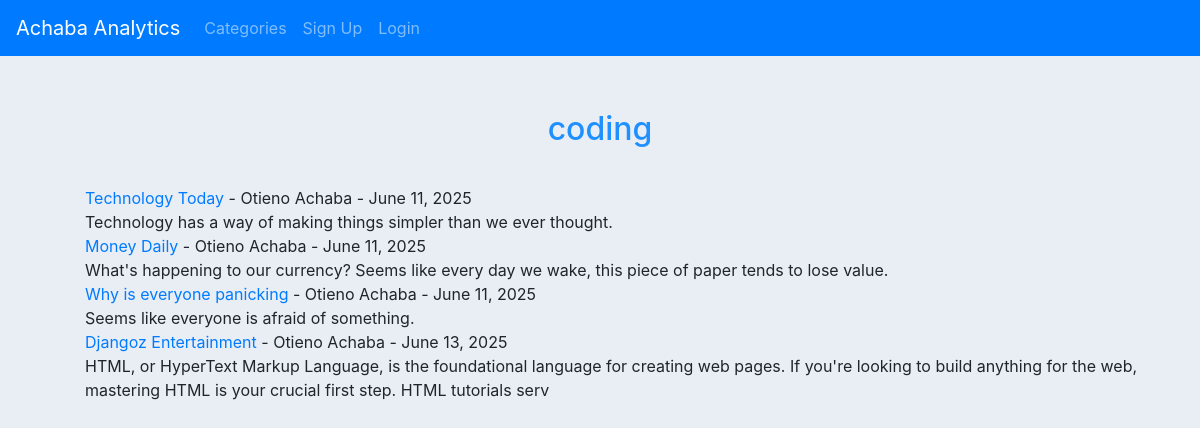
/category/coding/, run on the app's committed database.
### blog_website/models.py (models this page shows, shortened)
class Post(models.Model):
    title = models.CharField(max_length=255)
    header_image = models.ImageField(null=True, blank=True, upload_to='images/')
    title_tag = models.CharField(max_length=255)
    author = models.ForeignKey(User, on_delete=models.CASCADE)
    body = RichTextField(blank=True, null=True)
    category = models.CharField(max_length=255, default='coding')
    pub_date = models.DateField(auto_now_add=True)
    snippet = models.CharField(max_length=255, default='')
    likes = models.ManyToManyField(User, related_name='blog_posts')

### blog_website/views.py (the view)
# urls.py: path('category/<str:cats>/', CategoryView, name='category'),
def CategoryView(request, cats):
    category_posts = Post.objects.filter(category=cats.replace('-', ' '))
    return render(request, 'categories.html', {'cats':cats, 'category_posts':category_posts})

### blog_website/templates/categories.html (shortened to what this page needs)
{%extends 'base.html'%}
{%block content%}
<br>
{%if category_posts%}
<h2>{{cats}}</h2>
<ul>
{%for post in category_posts%}
  <li>
       <a href="{%url 'article-detail' post.pk%}">{{post.title}}</a>
       - {{post.author.first_name}}
        {{post.author.last_name}} - {{post.pub_date}}
        <br>
        {{post.body | slice:':200' | safe}}
    </li>
{%endfor%}
</ul>
{%else%}
<h4 style="text-align: center; padding-top: 30px; color: crimson;">  Category Not Found! <br> Please Add Category.</h4>
{%endif%}
{%endblock%}

### blog_website/static/css/styles.css (style rules this page uses)
li { list-style: none; }
body { background-color: rgb(233, 238, 245); }
h2 { text-align: center; color: dodgerblue; padding: 30px; }

### data on the page
Post: title "Technology Today", author.first_name "Otieno", author.last_name "Achaba", pub_date "June 11, 2025", body "Technology has a way of making things simpler than we ever thought."
Post: title "Money Daily", author.first_name "Otieno", author.last_name "Achaba", pub_date "June 11, 2025", body "What's happening to our currency? Seems like every day we wake, this piece of paper tends to lose value."
Post: title "Why is everyone panicking", author.first_name "Otieno", author.last_name "Achaba", pub_date "June 11, 2025", body "Seems like everyone is afraid of something."
Post: title "Djangoz Entertainment", author.first_name "Otieno", author.last_name "Achaba", pub_date "June 13, 2025", body "HTML, or HyperText Markup Language, is the foundational language for creating web pages. If you're looking to build anything for the web, mastering HTML is your crucial first step. HTML tutorials serv"

### other printed values
{{ cats }} "coding"
